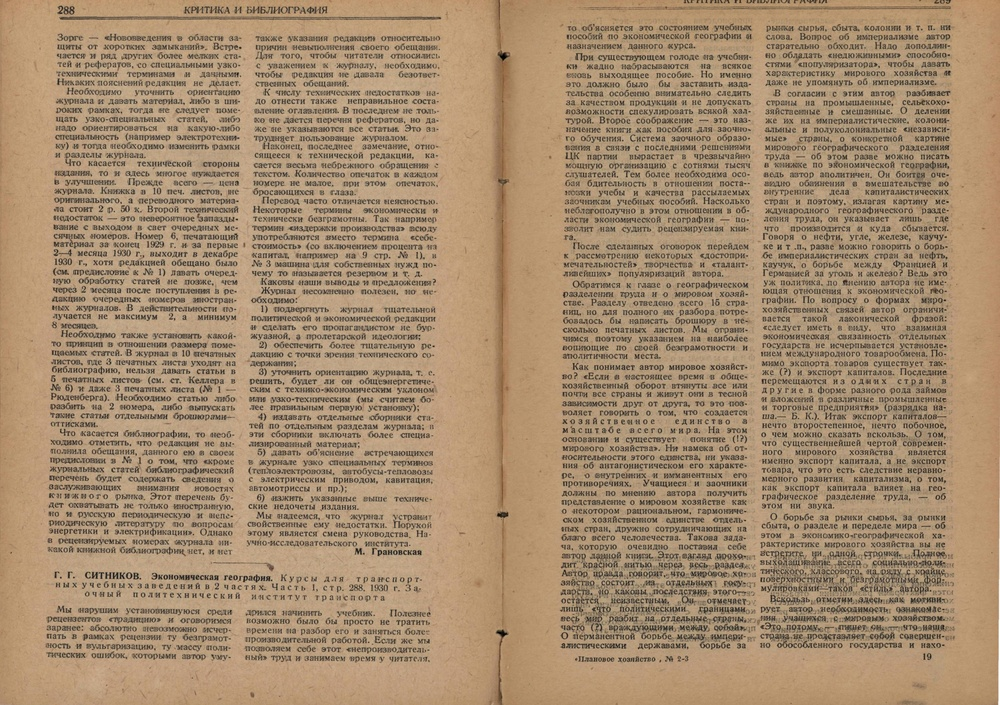
#> input picture tests/ПХ_1931_02_03_кадры_с_просвечивающей_бумагой/02-03_0146.jpg, 1000 x 705 px, shrunk from 3905 x 2754 before the run; its folder holds only this picture in this run
$ python -i check_ocrd_segment_layout.py   (imports and definitions only)
#> lines starting #> are read from the running program, lines starting #| are printed output that depends on the picture; after the words box and inside, x2 and y2 are one past the last pixel; in counts of white or black regions, pixels touching at a corner belong together
#!/usr/bin/env python3
"""
Тестирование ocrd-segment для определения границ полезной области на страницах.
Использует ocrd-anybaseocr для сегментации и ocrd-segment-extract-regions для извлечения регионов.
Обрабатывает все TIF-файлы из входной директории, находит bounding box полезной области
и сохраняет изображения с нарисованными границами.
"""

from pathlib import Path
from PIL import Image, ImageDraw
import numpy as np
import cv2


def detect_regions_opencv(img_array):
    """
    Детектирует регионы на изображении используя OpenCV контуры.

    Returns:
        list: список словарей с информацией о регионах
    """
    img_height, img_width = img_array.shape[:2]

    gray = cv2.cvtColor(img_array, cv2.COLOR_RGB2GRAY)
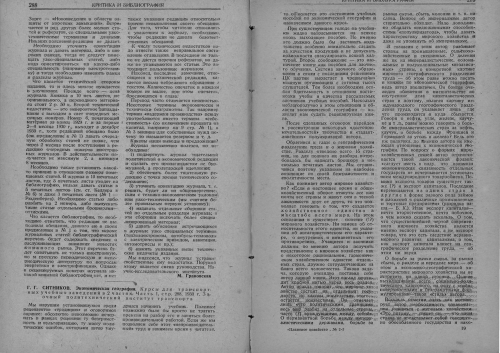
#> gray: shape (705, 1000) (shown at 1/2 size); min 0, max 254, mean 145.4

    _, binary = cv2.threshold(gray, 0, 255, cv2.THRESH_BINARY_INV + cv2.THRESH_OTSU)
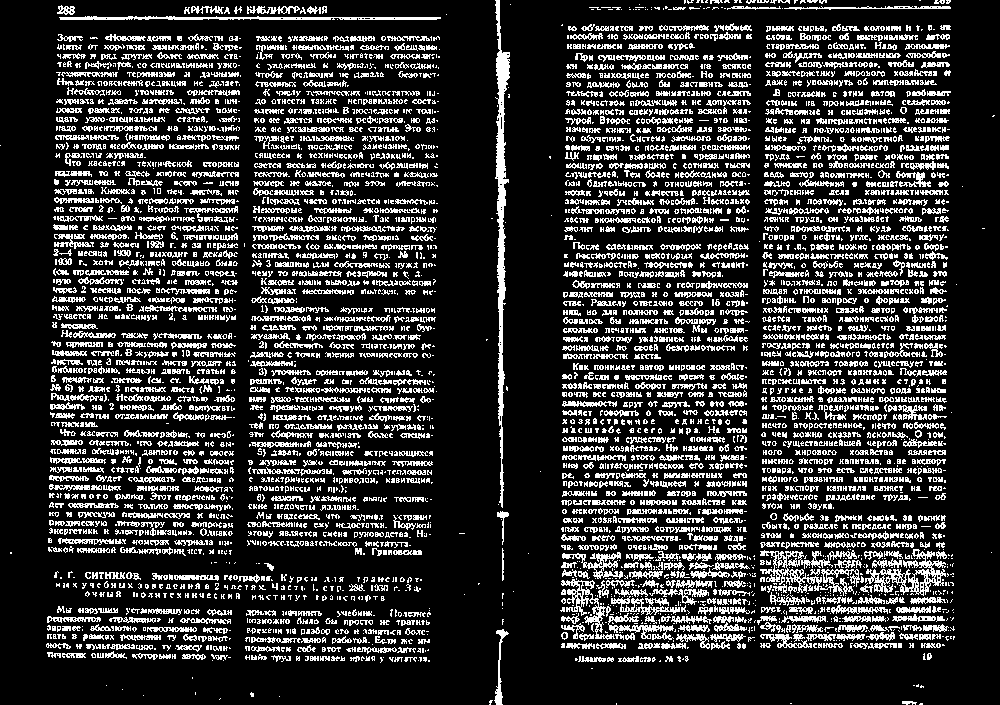
#> binary: shape (705, 1000); 20.6% white in thin lines or dots

    kernel = cv2.getStructuringElement(cv2.MORPH_RECT, (50, 10))
    dilated = cv2.dilate(binary, kernel, iterations=2)
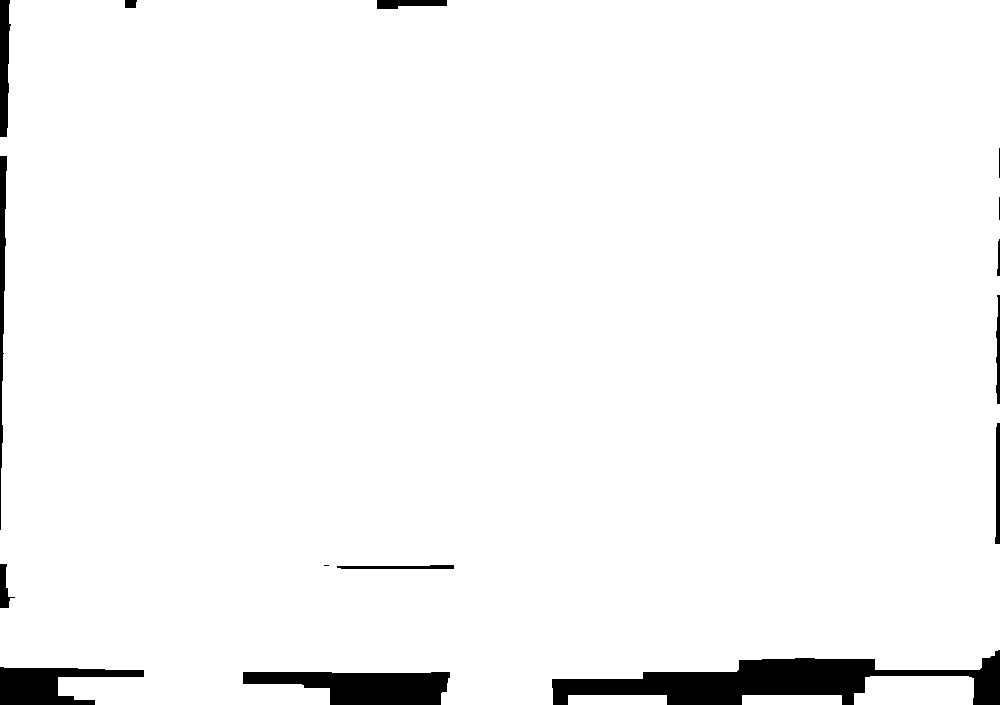
#> dilated: shape (705, 1000); 96.6% white; 15 black regions (1 under 20 px)

    contours, _ = cv2.findContours(dilated, cv2.RETR_EXTERNAL, cv2.CHAIN_APPROX_SIMPLE)
#> contours = 4 contours; box (x1, y1, x2, y2) and area: (0, 0, 1000, 705) 674372, (854, 676, 974, 705) 3128, (742, 695, 842, 705) 891, (568, 695, 667, 705) 882

    regions = []
    min_area = 1000

    for idx, contour in enumerate(contours):
        area = cv2.contourArea(contour)
        if area < min_area:
            continue

        x, y, w, h = cv2.boundingRect(contour)

        coverage_x = w / img_width
        coverage_y = h / img_height

        if coverage_x > 0.95 and coverage_y > 0.95:
            continue

        roi = binary[y:y+h, x:x+w]
        pixel_density = np.sum(roi > 0) / (w * h)

        aspect_ratio = w / float(h) if h > 0 else 0

        if aspect_ratio > 10:
            region_type = 'separator'
            min_density = 0.01
        elif aspect_ratio < 0.5:
            region_type = 'image'
            min_density = 0.05
        else:
            region_type = 'text'
            min_density = 0.1

        if pixel_density < min_density:
            continue

        regions.append({
            'id': f'region_{idx:04d}',
            'type': region_type,
            'bbox': [x, y, x + w, y + h],
            'polygon': [(x, y), (x + w, y), (x + w, y + h), (x, y + h)],
            'confidence': float(pixel_density)
        })
#> this loop made 4 passes
#> (area, x, y, w, h, coverage_x, coverage_y, pixel_density) on pass 3: (3128.5, 854, 676, 120, 29, 0.12, 0.0411, 0.019)
#> pass 3, in detect_regions_opencv, `roi = binary[y:y+h, x:x+w]`:
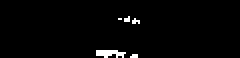
#> roi: shape (29, 120) (shown 2 times larger); 1.9% white in thin lines or dots, all inside (x1, y1, x2, y2) = (48, 8, 70, 29)
#> after the loop, regions = []

    return regions


# [96 lines left out: functions find_useful_area_bbox, process_images, not called in this run]


# [16 lines not run here, left out]

>>> import cv2
>>> picture = cv2.cvtColor(cv2.imread('tests/ПХ_1931_02_03_кадры_с_просвечивающей_бумагой/02-03_0146.jpg'), cv2.COLOR_BGR2RGB)
>>> result = detect_regions_opencv(picture)
#> result = []

$ run again, on tests/ПХ_1931_02_03_кадры_с_просвечивающей_бумагой/02-03_0148.jpg
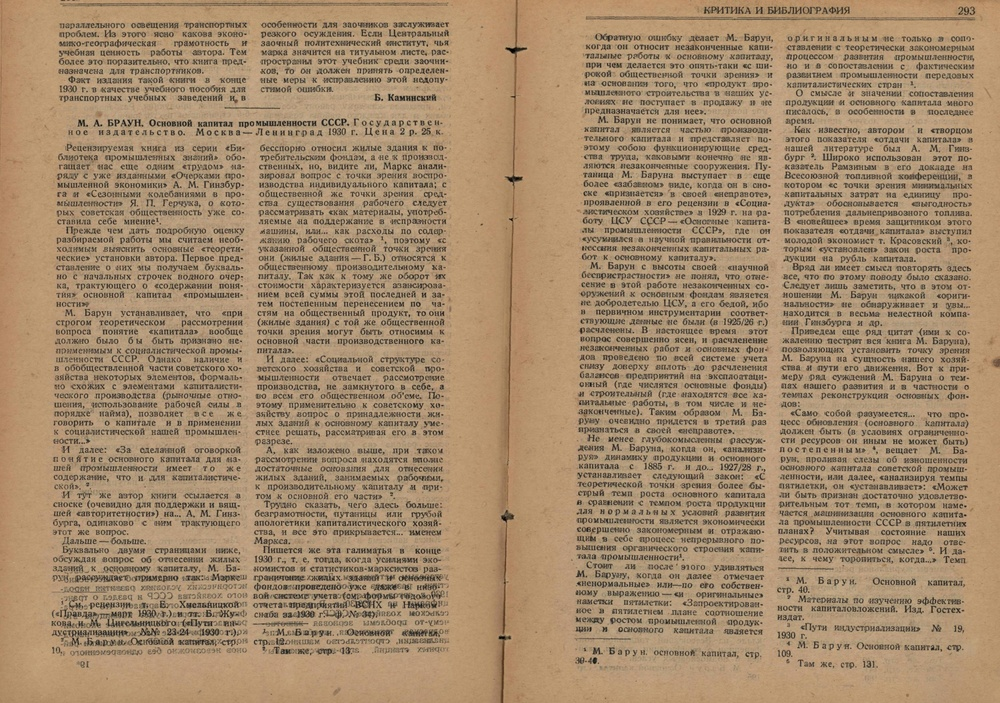
#> input picture tests/ПХ_1931_02_03_кадры_с_просвечивающей_бумагой/02-03_0148.jpg, 1000 x 703 px, shrunk from 3843 x 2701 before the run
#> in detect_regions_opencv, `_, binary = cv2.threshold(gray, 0, 255, cv2.THRESH_BINARY_INV + cv2.TH..`:
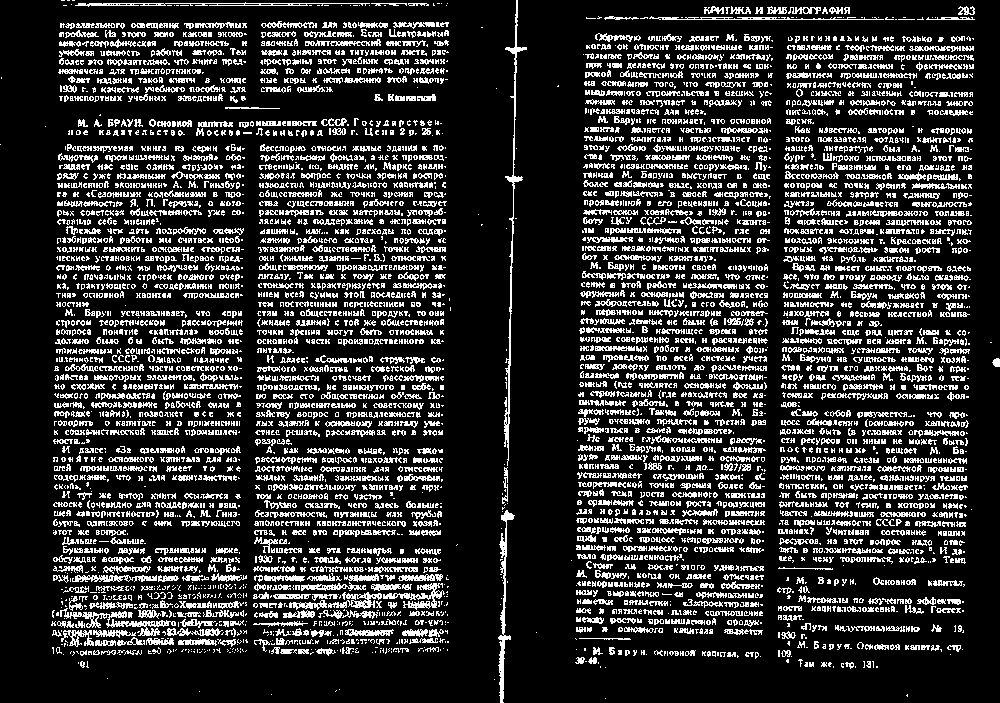
#> binary: shape (703, 1000); 19.6% white in thin lines or dots
#> in detect_regions_opencv, `dilated = cv2.dilate(binary, kernel, iterations=2)`:
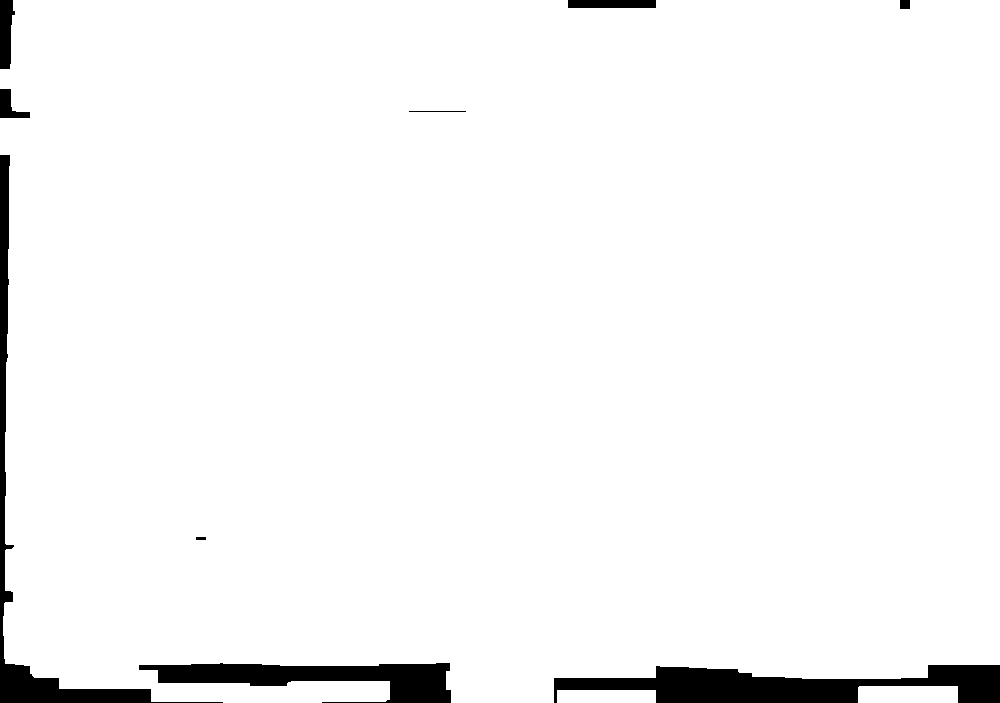
#> dilated: shape (703, 1000); 96.4% white; 9 black regions
#> contours = 3 contours; box (x1, y1, x2, y2) and area: (0, 0, 1000, 703) 672821, (858, 686, 958, 703) 1584, (557, 690, 656, 703) 1176
#> the loop in detect_regions_opencv, `for idx, contour in enumerate(contours):` made 3 passes
#> (contour, area, x, y, w, h, coverage_x, coverage_y) on pass 1: ([[557, 690], [557, 702], [655, 702], [655, 690]], 1176, 557, 690, 99, 13, 0.099, 0.0185)
#> after the loop in detect_regions_opencv, `for idx, contour in enumerate(contours):`: regions = []

$ run again, on tests/ПХ_1931_02_03_кадры_с_просвечивающей_бумагой/02-03_0149.jpg
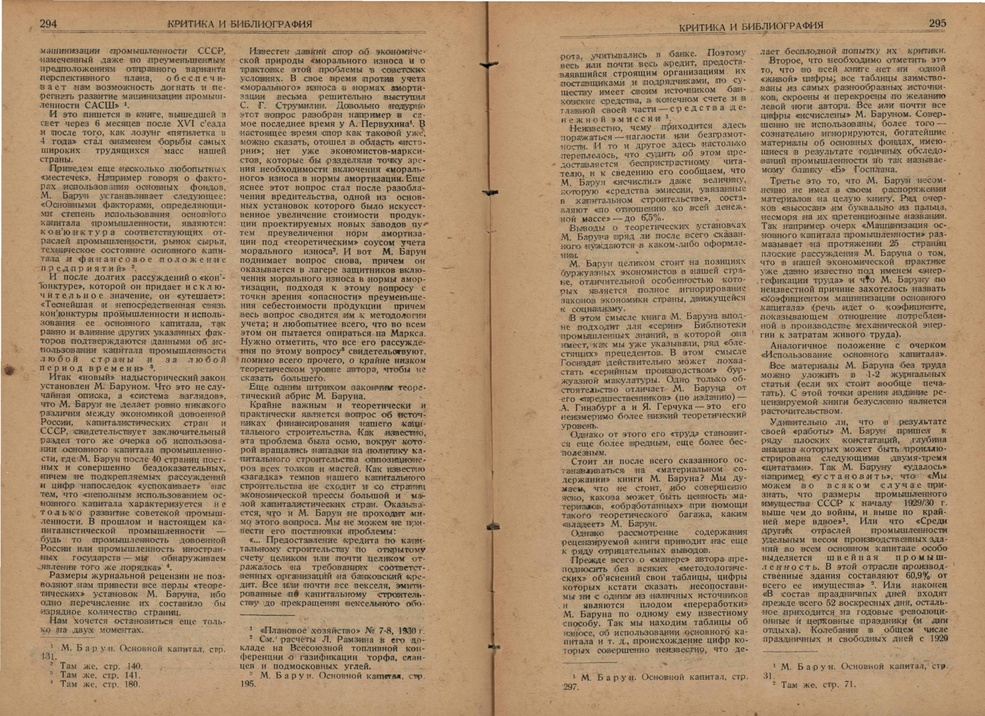
#> input picture tests/ПХ_1931_02_03_кадры_с_просвечивающей_бумагой/02-03_0149.jpg, 985 x 716 px, shrunk from 3822 x 2778 before the run
#> in detect_regions_opencv, `_, binary = cv2.threshold(gray, 0, 255, cv2.THRESH_BINARY_INV + cv2.TH..`:
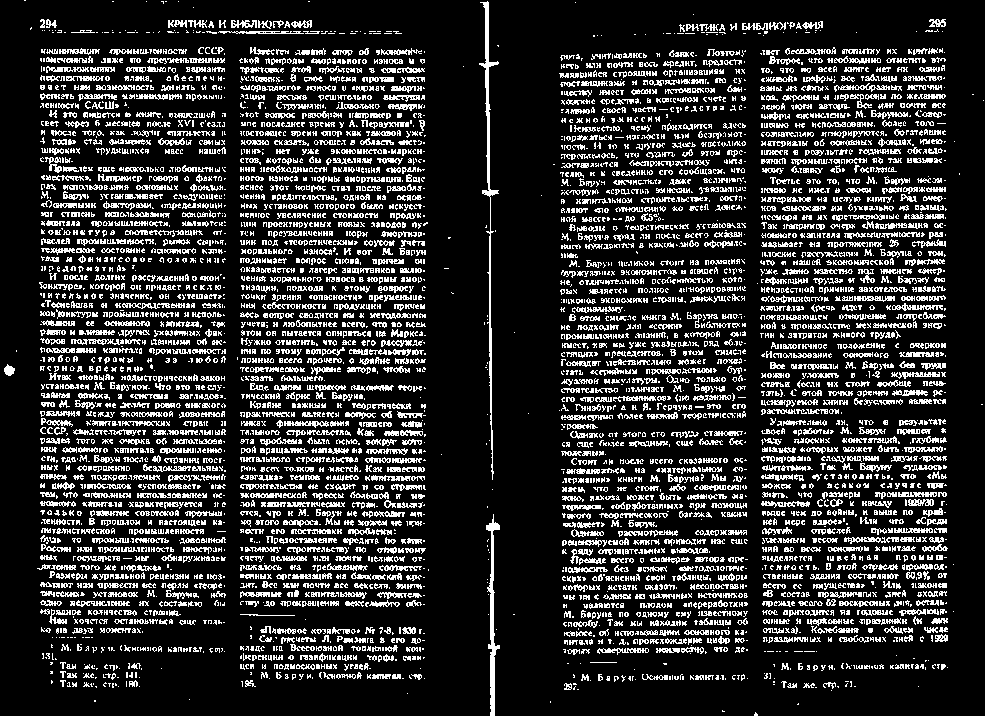
#> binary: shape (716, 985); 18.9% white in thin lines or dots
#> in detect_regions_opencv, `dilated = cv2.dilate(binary, kernel, iterations=2)`:
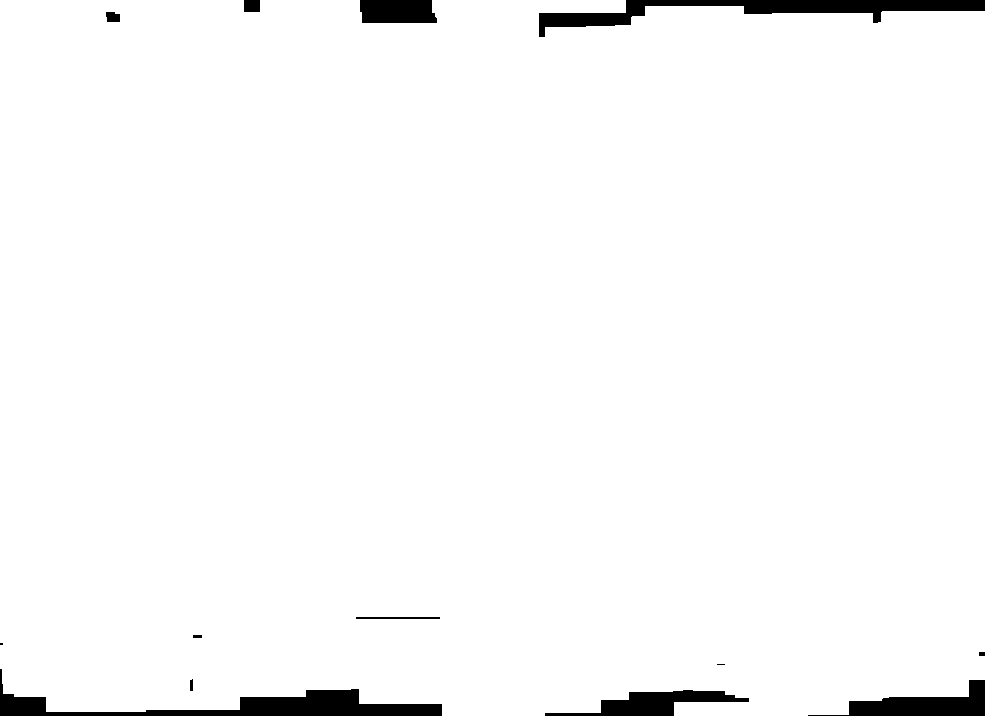
#> dilated: shape (716, 985); 97.4% white; 13 black regions (2 under 20 px)
#> contours = 1 contour; box (x1, y1, x2, y2) and area: (0, 0, 985, 716) 685456
#> the loop in detect_regions_opencv, `for idx, contour in enumerate(contours):` made 1 pass
#> (area, x, y, w, h, coverage_x, coverage_y) on pass 1: (685456, 0, 0, 985, 716, 1, 1)
#> after the loop in detect_regions_opencv, `for idx, contour in enumerate(contours):`: regions = []
